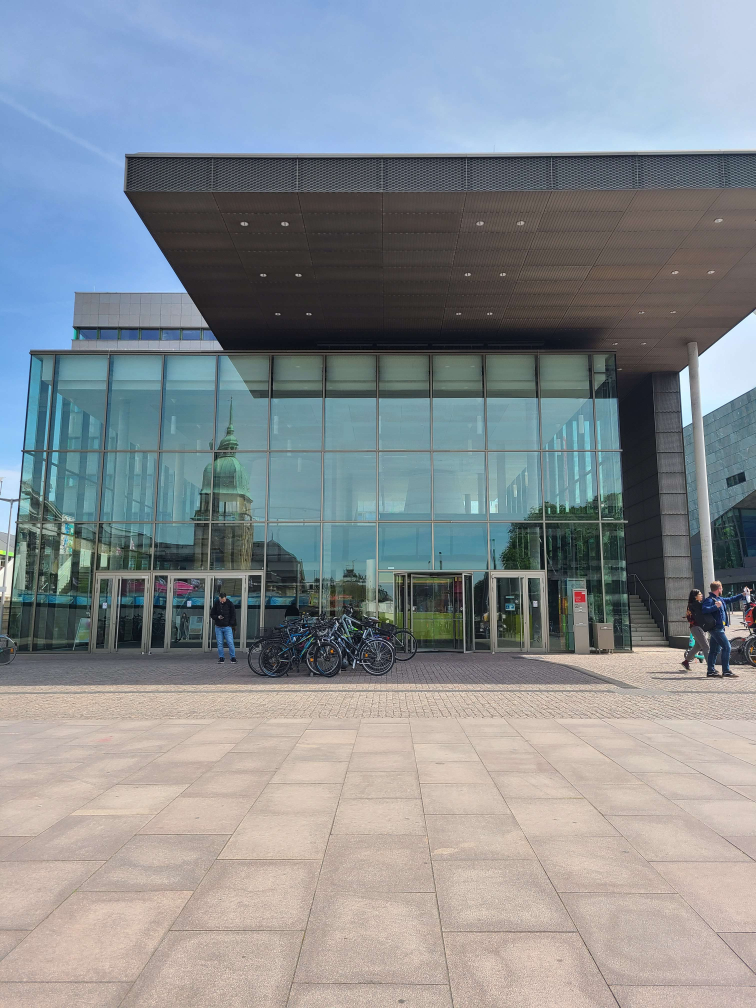
#> input picture src/20230504_121042.jpg, 3024 x 4032 px (shown at 1/4 size)
$ python -i utils.py   (imports and definitions only)
#> lines starting #> are read from the running program, lines starting #| are printed output that depends on the picture
import os
import torchvision.transforms as transforms
import numpy as np
import yaml
import features
import glob
from pathlib import Path

from PIL import Image

import argparse
from imutils.video import FileVideoStream
from imutils.video import WebcamVideoStream

import cv2 as cv
import pickle
import imutils
from collections import namedtuple

Mask = namedtuple("Mask", ["name", "kp", "des", "box", "box_points"])
DATA = namedtuple("DATA", ["name", "id", "address", "info", "box_size"])

METADATA = {}

# [7 lines left out: function vid_handler, not called in this run]


def webcam_handler():
    return WebcamVideoStream(src=0).start()


def save_descriptor_to_file(file, data):
    pickle.dump(file, data)


def load_descriptor_from_file(file):
    return pickle.load(file)


def load_img(filename: str, size: tuple = None) -> tuple[np.ndarray, np.ndarray]:
#> called with filename = '20230504_121042.jpg'
    img = cv.imread(filename, cv.IMREAD_UNCHANGED)
#> img is the input picture: shape (4032, 3024, 3); mean B, G, R 148.1, 142.8, 136.2
    if size:
        img = resize(img, size[1])
        # [9 lines of commented-out code are left out]
    gray = np.float32(cv.cvtColor(img, cv.COLOR_BGR2GRAY))
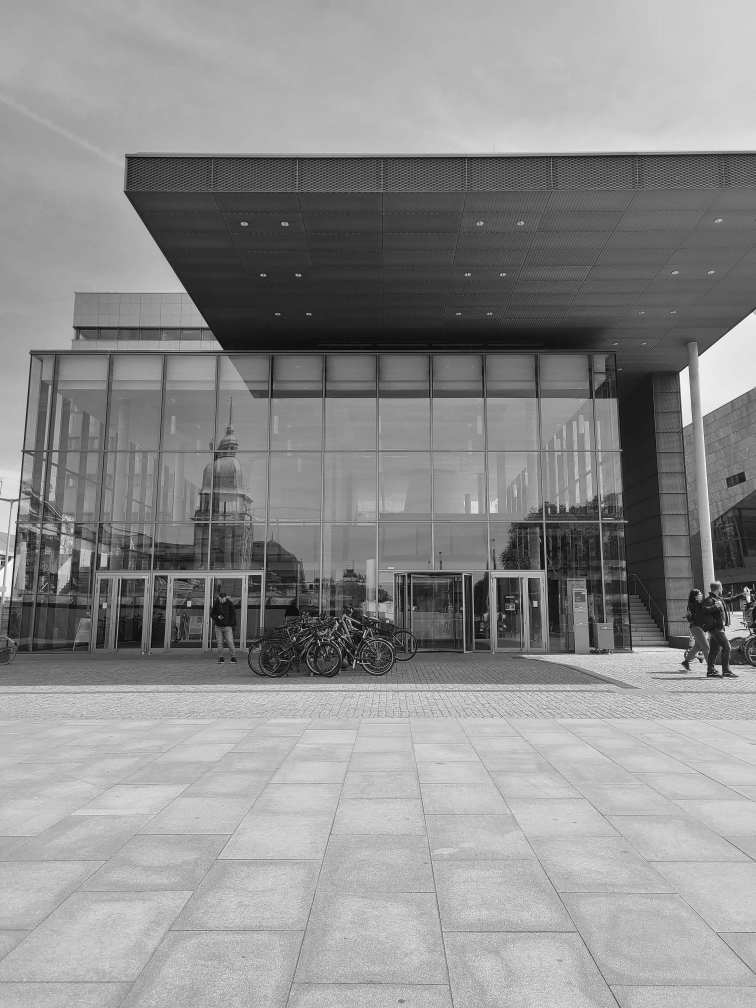
#> gray: shape (4032, 3024) float32 (shown at 1/4 size); min 0, max 255, mean 141.4
    return img, gray

"""
     min_y: int, min_x: int, max_y: int, max_x: int
"""
def crop_img(img: np.ndarray, min_y: int, min_x: int, max_y: int, max_x: int) -> np.ndarray:
    return img[min_x:max_x, min_y:max_y, :]


def resize(img, width):
    return imutils.resize(img, width=width)


def to_grayscale(img):
    return cv.cvtColor(img, cv.COLOR_BGR2GRAY)


"""
    Load all images from 'path', calculate keypoints and feature-descriptors and return them aas list(MASK)
"""
# [20 lines left out: functions load_masks, load_overlays, not called in this run]

"""
    This function loads all images from the data directory.
    Each new directory creates a new label, so images from
    the same category should be in the same directory
"""
# [24 lines left out: function load_data, not called in this run]


"""
    This function generates a dataset based on triplets. It returns
    a numpy array of size [batch_amount, batch_size, 3]. Each entry
    is an index describing the position of the data based on the
    labels input
"""
# [24 lines left out: function gen_triplet_dataset, not called in this run]


"""
    Reads in a yaml config file from a filepath
"""
# [4 lines left out: function read_yaml, not called in this run]

>>> result = load_img('20230504_121042.jpg')

$ run again, on src/Untitled2.jpg
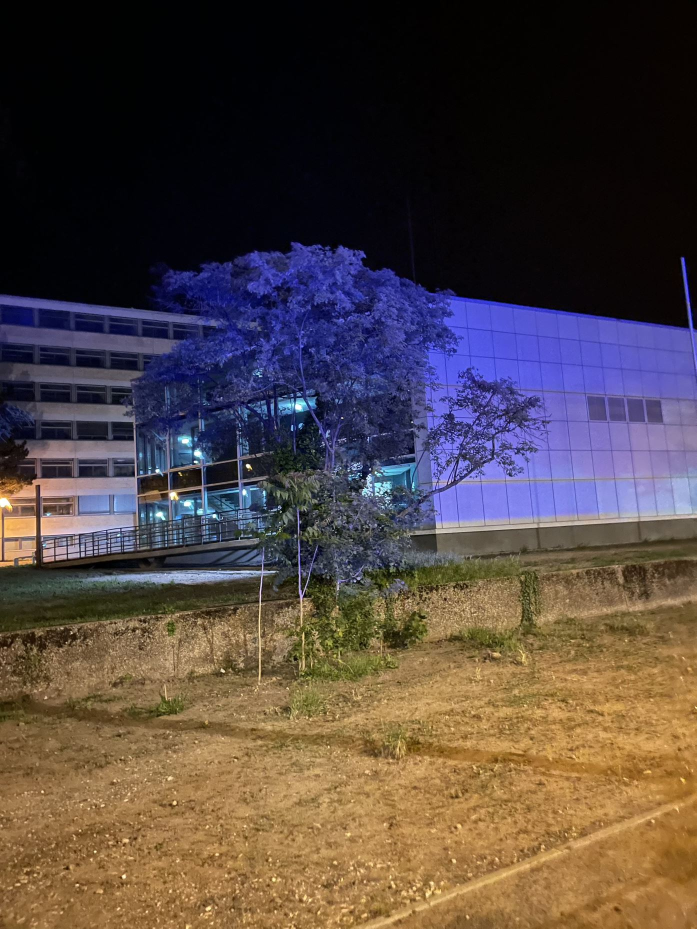
#> input picture src/Untitled2.jpg, 1393 x 1857 px (shown at 1/2 size)
#> in load_img, img is the input picture: shape (1857, 1393, 3); mean B, G, R 65.8, 68.8, 81.6
#> in load_img, `gray = np.float32(cv.cvtColor(img, cv.COLOR_BGR2GRAY))`:
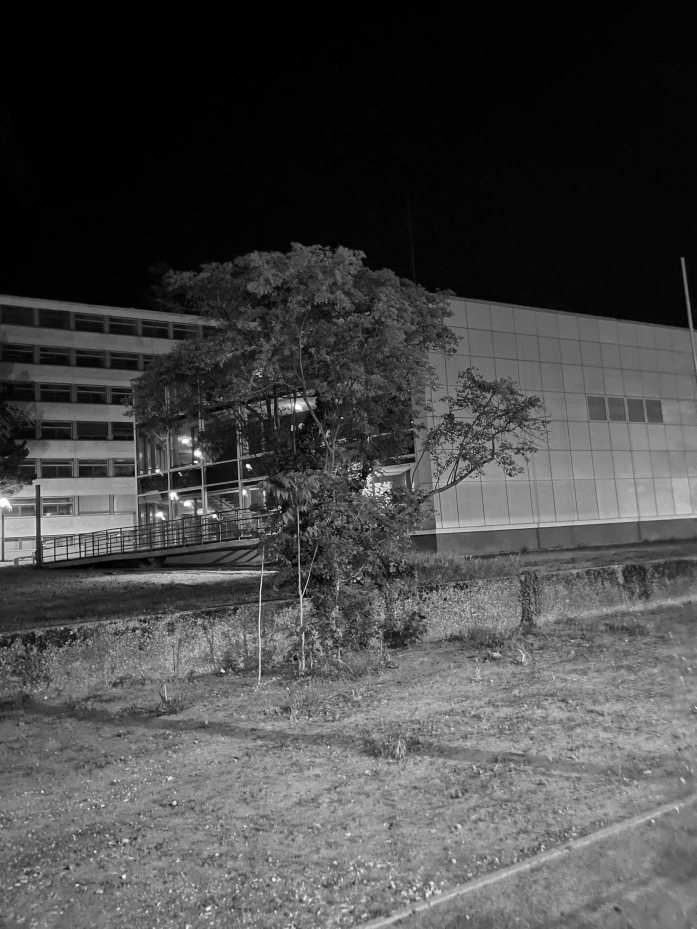
#> gray: shape (1857, 1393) float32 (shown at 1/2 size); min 0, max 255, mean 72.2

$ run again, on src/Untitled3.jpg
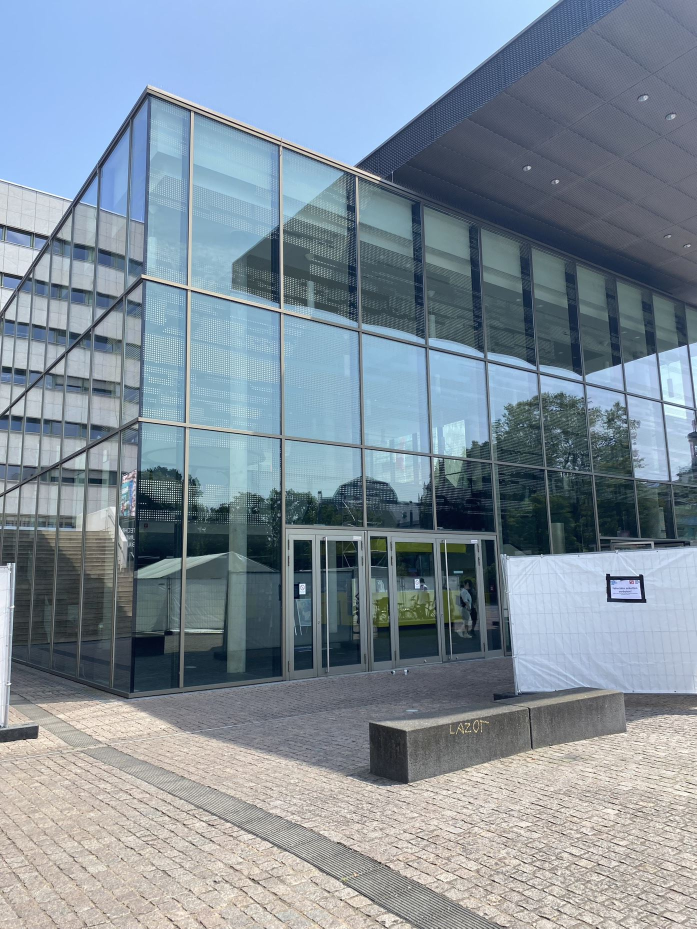
#> input picture src/Untitled3.jpg, 1393 x 1857 px (shown at 1/2 size)
#> in load_img, img is the input picture: shape (1857, 1393, 3); mean B, G, R 155.3, 143.5, 129.7
#> in load_img, `gray = np.float32(cv.cvtColor(img, cv.COLOR_BGR2GRAY))`:
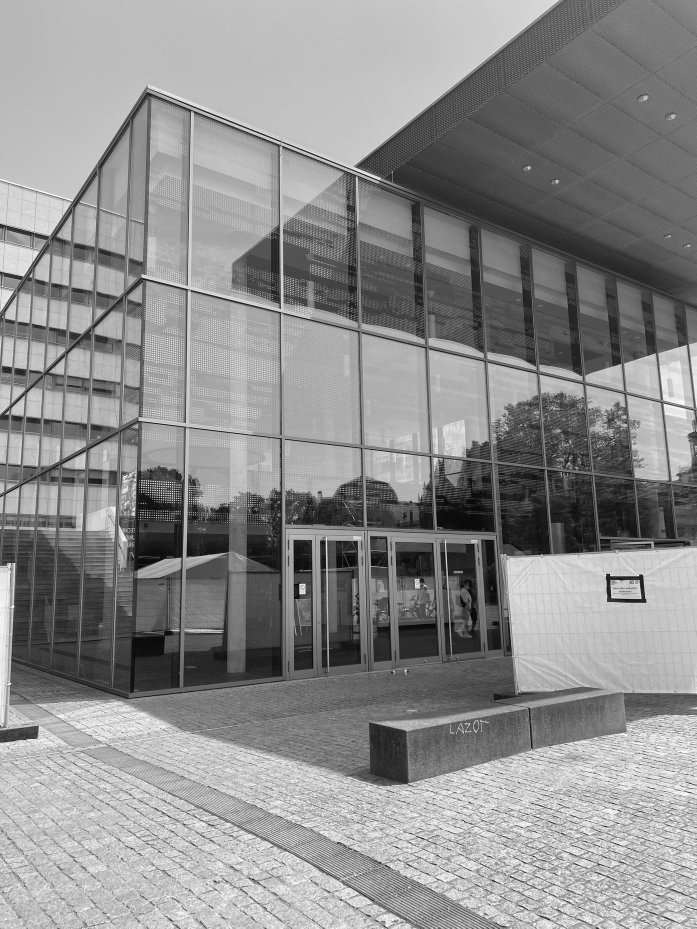
#> gray: shape (1857, 1393) float32 (shown at 1/2 size); min 0, max 255, mean 140.7
